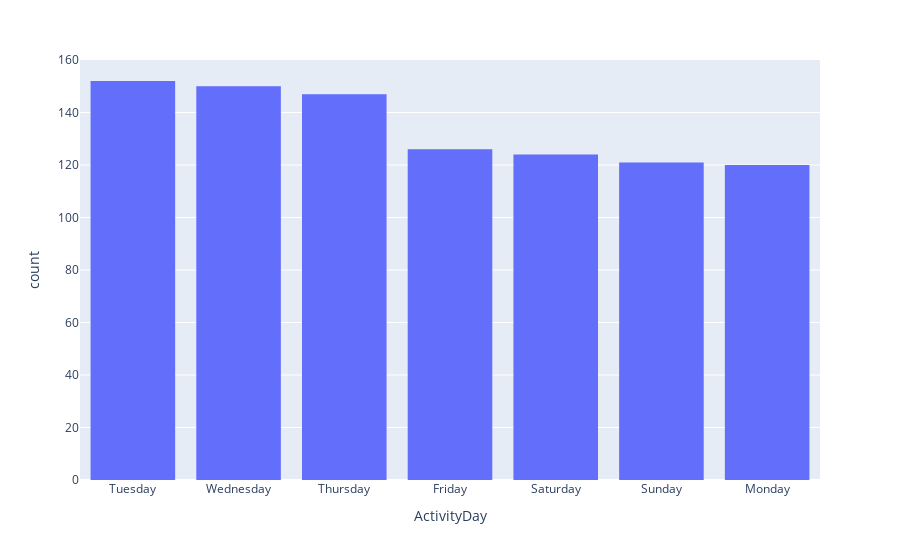

Write notebook code for a chart like this one.
### Markdown cell above
a. User Activity Tracking Trend -Histogram

### Code cell
fig = px.histogram(df, x='ActivityDay')
#fig.show()
py.iplot(fig)

### Figure 1 — Plotly figure (JSON) as saved in the notebook; plotly's stock layout.template omitted (floating-point values rounded to 4 significant figures; data arrays with more than 128 entries replaced by an {"elided": "..."} marker saying what was removed)
{"data": [{"alignmentgroup": "True", "bingroup": "x", "hovertemplate": "ActivityDay=%{x}<br>count=%{y}<extra></extra>", "legendgroup": "", "marker": {"color": "#636efa", "pattern": {"shape": ""}}, "name": "", "offsetgroup": "", "orientation": "v", "showlegend": false, "type": "histogram", "x": {"elided": "940 str values"}, "xaxis": "x", "yaxis": "y"}], "layout": {"barmode": "relative", "legend": {"tracegroupgap": 0}, "margin": {"t": 60}, "xaxis": {"anchor": "y", "domain": [0.0, 1.0], "title": {"text": "ActivityDay"}}, "yaxis": {"anchor": "x", "domain": [0.0, 1.0], "title": {"text": "count"}}}}
